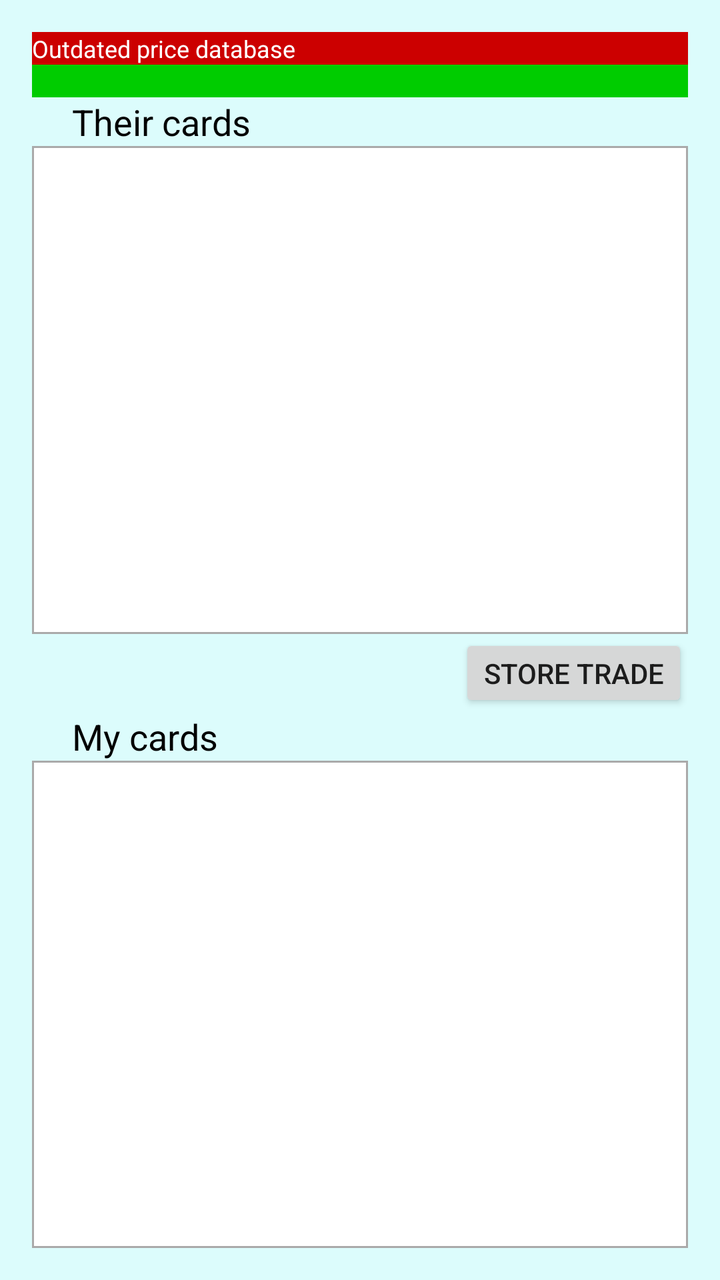
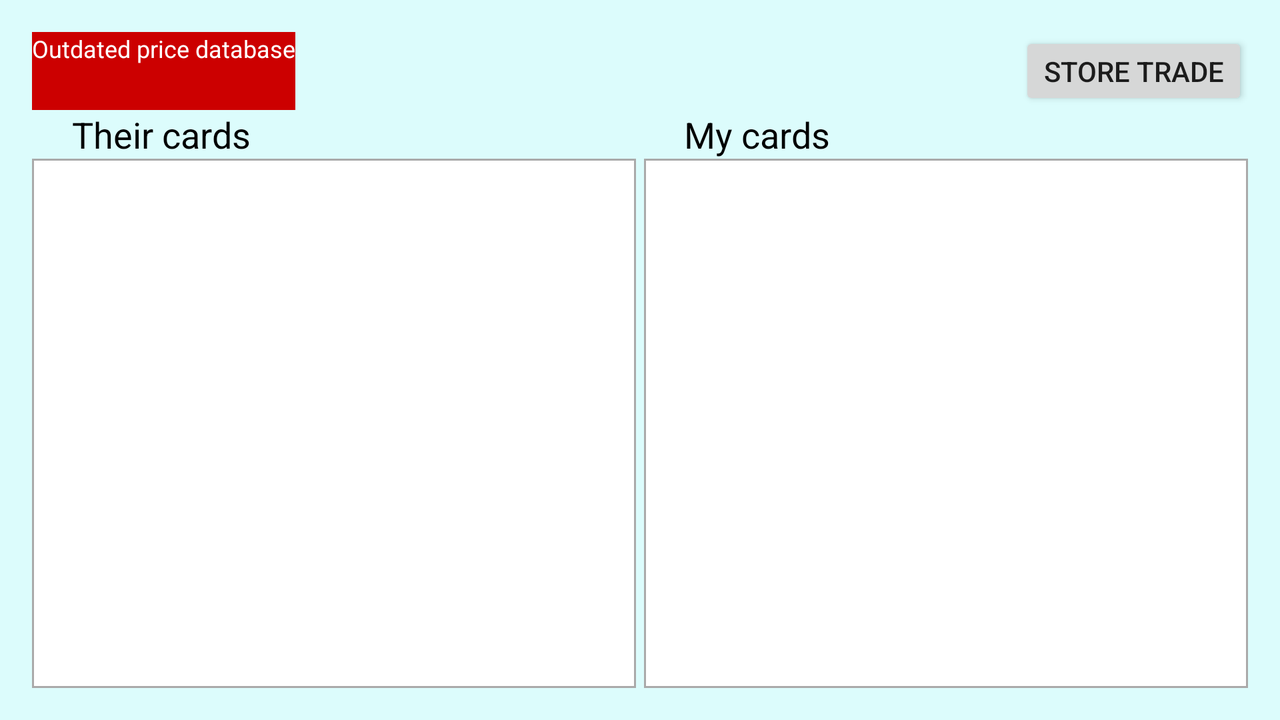

The same Android screen from two of the app's own layout files: first res/layout/ as a phone draws it, then the repository's variant for another configuration, drawn on a device whose configuration selects that folder. Both files follow.
<!-- AndroidManifest.xml: application theme AppTheme -->
<!-- res/layout/activity_trade_screen.xml -->
<?xml version="1.0" encoding="UTF-8" ?>
<LinearLayout xmlns:android="http://schemas.android.com/apk/res/android"
              xmlns:tools="http://schemas.android.com/tools"
              android:layout_width="match_parent"
              android:layout_height="match_parent"
              android:orientation="vertical"
              android:paddingLeft="@dimen/activity_horizontal_margin"
              android:paddingRight="@dimen/activity_horizontal_margin"
              android:paddingTop="@dimen/activity_vertical_margin"
              android:paddingBottom="@dimen/activity_vertical_margin"
              android:background="@color/activity_background"
              tools:context=".TradeScreen">
    <TextView android:layout_width="match_parent" android:layout_height="wrap_content"
              android:id="@+id/outdatedAlert"
              android:textSize="@dimen/small_font_size"
              android:background="@color/warning_background"
              android:textColor="@color/warning_text"
              android:text="@string/outdated_database_label"/>
    <TextView android:layout_width="match_parent" android:layout_height="wrap_content"
              android:id="@+id/updatedInformation"
              android:textSize="@dimen/small_font_size"
              android:background="@color/info_background"
              android:textColor="@color/info_text"/>
    <LinearLayout
            android:layout_width="match_parent" android:layout_height="fill_parent"
            android:orientation="vertical"
            android:layout_weight="1">
        <LinearLayout android:layout_width="fill_parent" android:layout_height="wrap_content"
                      android:orientation="horizontal">
            <ImageButton
                    android:layout_width="@dimen/add_card_button_size"
                    android:layout_height="@dimen/add_card_button_size"
                    android:padding="0dp"
                    android:layout_gravity="center"
                    android:scaleType="fitCenter"
                    android:id="@+id/addTheir"
                    android:src="@drawable/add"
                    android:background="@null"
                    android:contentDescription="@string/add_their_card"/>
            <TextView
                    android:layout_width="0dp" android:layout_height="wrap_content"
                    android:textSize="@dimen/large_font_size"
                    android:text="@string/their_cards_label"
                    android:textColor="@color/normal_text"
                    android:gravity="center_vertical"
                    android:layout_weight="1"/>
            <TextView
                    android:layout_width="@dimen/total_price_inset" android:layout_height="wrap_content"
                    android:id="@+id/theirValue"
                    android:textSize="@dimen/large_font_size"
                    android:textColor="@color/normal_text"
                    android:gravity="end|center_vertical"/>
        </LinearLayout>
        <ListView
                android:layout_width="match_parent"
                android:layout_height="match_parent"
                android:id="@+id/theirCards"
                android:background="@drawable/list_background_shape"
                android:padding="@dimen/list_padding"
        />
    </LinearLayout>
    <LinearLayout android:layout_width="fill_parent" android:layout_height="wrap_content"
                  android:orientation="horizontal">
        <TextView
                android:layout_width="0dp" android:layout_height="wrap_content"
                android:textSize="@dimen/large_font_size"
                android:textColor="@color/normal_text"
                android:gravity="center"
                android:layout_gravity="center"
                android:id="@+id/priceResult"
                android:layout_weight="1"/>
        <Button android:layout_width="wrap_content" android:layout_height="wrap_content"
                android:text="@string/store_trade_button_label"
                android:layout_gravity="end"
                android:gravity="end"
                style="@style/SmallButton"
                android:id="@+id/storeTrade"/>
    </LinearLayout>
    <LinearLayout
            android:layout_width="match_parent" android:layout_height="fill_parent"
            android:orientation="vertical"
            android:layout_weight="1">
        <LinearLayout android:layout_width="fill_parent" android:layout_height="wrap_content"
                      android:orientation="horizontal">
            <ImageButton
                    android:layout_width="@dimen/add_card_button_size"
                    android:layout_height="@dimen/add_card_button_size"
                    android:padding="0dp"
                    android:layout_gravity="center"
                    android:scaleType="fitCenter"
                    android:id="@+id/addMine"
                    android:src="@drawable/add"
                    android:background="@null"
                    android:contentDescription="@string/add_my_card"/>
            <TextView
                    android:layout_width="0dp" android:layout_height="wrap_content"
                    android:textSize="@dimen/large_font_size"
                    android:text="@string/my_cards_label"
                    android:textColor="@color/normal_text"
                    android:gravity="center_vertical"
                    android:layout_weight="1"/>
            <TextView
                    android:layout_width="@dimen/total_price_inset" android:layout_height="wrap_content"
                    android:id="@+id/myValue"
                    android:textSize="@dimen/large_font_size"
                    android:textColor="@color/normal_text"
                    android:gravity="end|center_vertical"/>
        </LinearLayout>
        <ListView
                android:layout_width="match_parent"
                android:layout_height="match_parent"
                android:id="@+id/myCards"
                android:background="@drawable/list_background_shape"
                android:padding="@dimen/list_padding"
        />
    </LinearLayout>
</LinearLayout>
<!-- resources referenced by this layout -->
<resources>
  <color name="activity_background">#dcfcfc</color>
  <color name="info_background">#00cc00</color>
  <color name="info_text">#ffffff</color>
  <color name="normal_text">#000000</color>
  <color name="warning_background">#cc0000</color>
  <color name="warning_text">#ffffff</color>
  <dimen name="activity_horizontal_margin">16dp</dimen>
  <dimen name="activity_vertical_margin">16dp</dimen>
  <dimen name="add_card_button_size">20dp</dimen>
  <dimen name="large_font_size">18sp</dimen>
  <dimen name="small_font_size">12sp</dimen>
  <dimen name="total_price_inset">80dp</dimen>
  <!-- drawable list_background_shape (drawable) -->
  <?xml version="1.0" encoding="utf-8"?>
  <shape xmlns:android="http://schemas.android.com/apk/res/android"
         android:shape="rectangle">
      
      <solid
              android:color="@android:color/white">
      </solid>
      
      <stroke
              android:width="1dp"
              android:color="@android:color/darker_gray">
      </stroke>
      
      <corners
              android:radius="@dimen/list_corner_radius">
      </corners>
  </shape>
  <string name="add_my_card">Add my card</string>
  <string name="add_their_card">Add their card</string>
  <string name="my_cards_label">My cards</string>
  <string name="outdated_database_label">Outdated price database</string>
  <string name="store_trade_button_label">Store trade</string>
  <string name="their_cards_label">Their cards</string>
  <style name="SmallButton" parent="Base.Widget.AppCompat.Button.Small">
          <item name="android:minHeight">16dip</item>
          <item name="android:minWidth">16dip</item>
      </style>
  <style name="AppTheme" parent="Theme.AppCompat.Light.DarkActionBar">
      </style>
</resources>
<!-- res/layout-land/activity_trade_screen.xml (the repository's variant of the layout above) -->
<!-- drawn on the phone turned sideways -->
<?xml version="1.0" encoding="UTF-8" ?>
<LinearLayout xmlns:android="http://schemas.android.com/apk/res/android"
              xmlns:tools="http://schemas.android.com/tools"
              android:layout_width="match_parent"
              android:layout_height="match_parent"
              android:orientation="vertical"
              android:paddingLeft="@dimen/activity_horizontal_margin"
              android:paddingRight="@dimen/activity_horizontal_margin"
              android:paddingTop="@dimen/activity_vertical_margin"
              android:paddingBottom="@dimen/activity_vertical_margin"
              android:background="@color/activity_background"
              tools:context=".TradeScreen">
    <LinearLayout android:layout_width="fill_parent" android:layout_height="wrap_content"
                  android:orientation="horizontal">
        <LinearLayout android:layout_width="wrap_content" android:layout_height="fill_parent"
                      android:orientation="vertical">
            <TextView android:layout_width="wrap_content" android:layout_height="fill_parent"
                      android:id="@+id/outdatedAlert"
                      android:textSize="@dimen/small_font_size"
                      android:background="@color/warning_background"
                      android:textColor="@color/warning_text"
                      android:lines="2"
                      android:text="@string/outdated_database_label"/>
            <TextView android:layout_width="wrap_content" android:layout_height="fill_parent"
                      android:id="@+id/updatedInformation"
                      android:textSize="@dimen/small_font_size"
                      android:background="@color/info_background"
                      android:textColor="@color/info_text"
                      android:lines="2"/>
        </LinearLayout>
        <TextView
                android:layout_width="0dp" android:layout_height="wrap_content"
                android:textSize="@dimen/large_font_size"
                android:textColor="@color/normal_text"
                android:gravity="center"
                android:layout_gravity="center"
                android:id="@+id/priceResult"
                android:layout_weight="1"/>
        <Button android:layout_width="wrap_content" android:layout_height="wrap_content"
                android:text="@string/store_trade_button_label"
                android:layout_gravity="end"
                android:gravity="end"
                style="@style/SmallButton"
                android:id="@+id/storeTrade"/>
    </LinearLayout>
    <LinearLayout android:layout_width="fill_parent" android:layout_height="fill_parent"
                  android:orientation="horizontal">
        <LinearLayout
                android:layout_width="match_parent" android:layout_height="fill_parent"
                android:orientation="vertical"
                android:layout_weight="1"
                android:paddingRight="2dp">
            <LinearLayout android:layout_width="fill_parent" android:layout_height="wrap_content"
                          android:orientation="horizontal">
                <ImageButton
                        android:layout_width="@dimen/add_card_button_size"
                        android:layout_height="@dimen/add_card_button_size"
                        android:padding="0dp"
                        android:layout_gravity="center"
                        android:scaleType="fitCenter"
                        android:id="@+id/addTheir"
                        android:src="@drawable/add"
                        android:background="@null"
                        android:contentDescription="@string/add_their_card"/>
                <TextView
                        android:layout_width="0dp" android:layout_height="wrap_content"
                        android:textSize="@dimen/large_font_size"
                        android:text="@string/their_cards_label"
                        android:textColor="@color/normal_text"
                        android:gravity="center_vertical"
                        android:layout_weight="1"/>
                <TextView
                        android:layout_width="@dimen/total_price_inset" android:layout_height="wrap_content"
                        android:id="@+id/theirValue"
                        android:textSize="@dimen/large_font_size"
                        android:textColor="@color/normal_text"
                        android:gravity="end|center_vertical"/>
            </LinearLayout>
            <ListView
                    android:layout_width="match_parent"
                    android:layout_height="match_parent"
                    android:id="@+id/theirCards"
                    android:background="@drawable/list_background_shape"
                    android:padding="@dimen/list_padding"
            />
        </LinearLayout>
        <LinearLayout
                android:layout_width="match_parent" android:layout_height="fill_parent"
                android:orientation="vertical"
                android:layout_weight="1"
                android:paddingLeft="2dp">
            <LinearLayout android:layout_width="fill_parent" android:layout_height="wrap_content"
                          android:orientation="horizontal">
                <ImageButton
                        android:layout_width="@dimen/add_card_button_size"
                        android:layout_height="@dimen/add_card_button_size"
                        android:padding="0dp"
                        android:layout_gravity="center"
                        android:scaleType="fitCenter"
                        android:id="@+id/addMine"
                        android:src="@drawable/add"
                        android:background="@null"
                        android:contentDescription="@string/add_my_card"/>
                <TextView
                        android:layout_width="0dp" android:layout_height="wrap_content"
                        android:textSize="@dimen/large_font_size"
                        android:text="@string/my_cards_label"
                        android:textColor="@color/normal_text"
                        android:gravity="center_vertical"
                        android:layout_weight="1"/>
                <TextView
                        android:layout_width="@dimen/total_price_inset" android:layout_height="wrap_content"
                        android:id="@+id/myValue"
                        android:textSize="@dimen/large_font_size"
                        android:textColor="@color/normal_text"
                        android:gravity="end|center_vertical"/>
            </LinearLayout>
            <ListView
                    android:layout_width="match_parent"
                    android:layout_height="match_parent"
                    android:id="@+id/myCards"
                    android:background="@drawable/list_background_shape"
                    android:padding="@dimen/list_padding"
            />
        </LinearLayout>
    </LinearLayout>
</LinearLayout>
